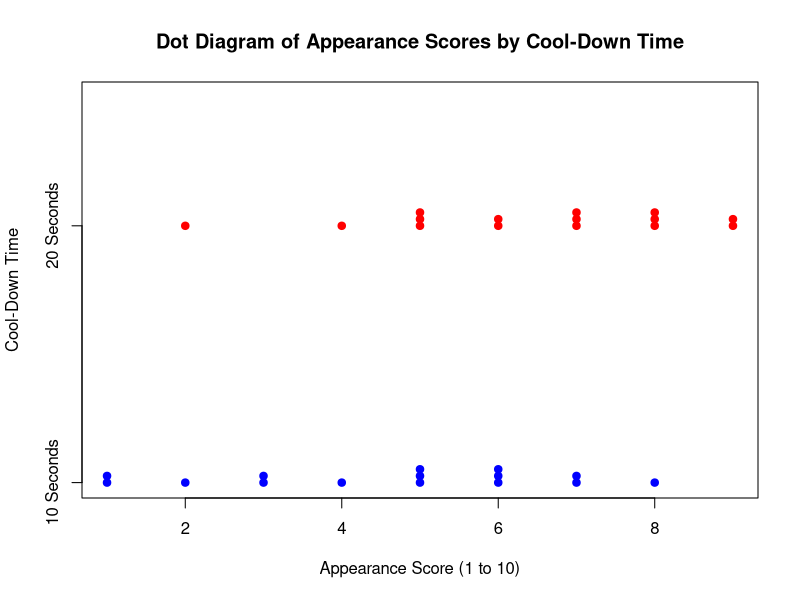
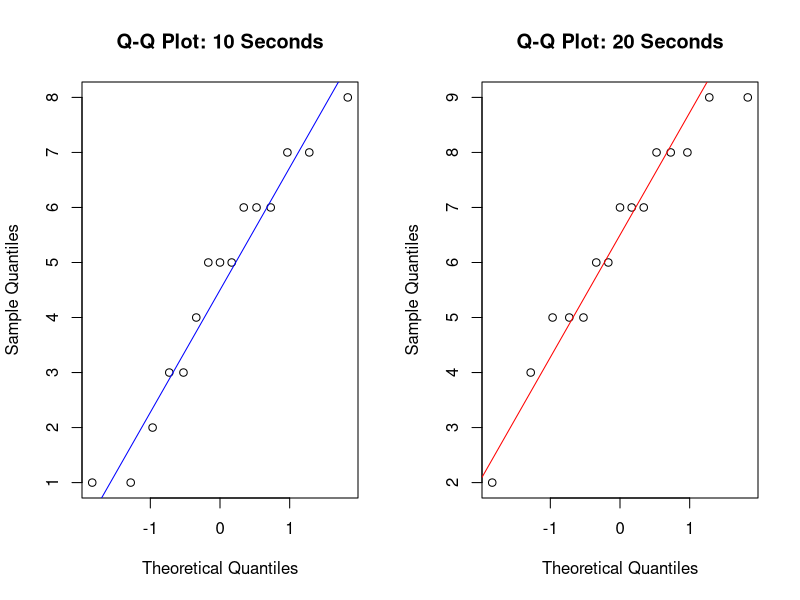
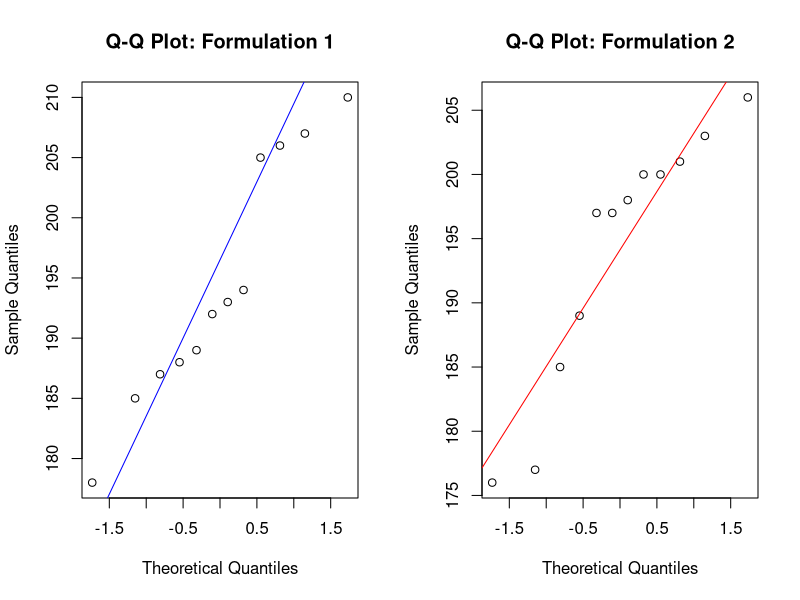

The R script that drew these images, in order: (Note: this script raises an error after producing the figures.)
## ---- chunk 1
knitr::opts_chunk$set(echo = TRUE, message = FALSE, warning = FALSE)
## ---- chunk 2
library(tidyverse)
setwd("~/Downloads/stats/stats101b/hw1")

# Load occupancy data
occupancy <- read_csv("occupancy.csv")
## ---- chunk 3
# Test hypotheses at alpha = 0.05
# Known standard deviations: sigma_1 = 0.015, sigma_2 = 0.018

# 1. Input the data
m1 <- c(16.03, 16.04, 16.05, 16.05, 16.02)
m2 <- c(16.02, 15.97, 15.96, 16.01, 15.99)

# 2. Define the known parameters
sigma1 <- 0.015
sigma2 <- 0.018
n1 <- length(m1)
n2 <- length(m2)

# 3. Calculate sample means
xbar1 <- mean(m1) # 16.038
xbar2 <- mean(m2) # 15.990

# 4. Calculate the standard error and test statistic (Z)
# We use a Z-test because the population standard deviations are known.
se <- sqrt((sigma1^2 / n1) + (sigma2^2 / n2))
z_stat <- (xbar1 - xbar2) / se

print(paste("Z-Statistic:", z_stat))
# Output will be approx: 4.58

## ---- chunk 4
# Calculate the two-tailed P-value based on the z_stat
p_value <- 2 * pnorm(-abs(z_stat))
print(paste("P-value:", p_value))
# Output will be approx: 4.63e-06
## ---- chunk 5
# Calculate 95% CI for difference in means

# 1. Find the critical Z-value for 95% confidence
z_crit <- qnorm(0.975)

# 2. Calculate the margin of error
margin_error <- z_crit * se

# 3. Calculate lower and upper bounds
lower_bound <- (xbar1 - xbar2) - margin_error
upper_bound <- (xbar1 - xbar2) + margin_error

print(paste("95% CI: [", lower_bound, ",", upper_bound, "]"))
# Output will be approx: [ 0.02746 , 0.06854 ]

## ---- chunk 6
# Data entry and exploratory analysis

time_10 <- c(1, 3, 7, 6, 1, 5, 5, 6, 5, 3, 8, 4, 6, 2, 7)
time_20 <- c(7, 6, 8, 9, 5, 5, 9, 7, 2, 8, 4, 5, 6, 8, 7)

# We are testing if the score for 20 seconds is significantly HIGHER than 10 seconds
# (since a higher score corresponds to fewer defects).
# Let mu1 = 20 seconds, mu2 = 10 seconds.
# H0: mu1 = mu2
# Ha: mu1 > mu2 (Alternative is "greater")

t_test_227 <- t.test(time_20, time_10, alternative = "greater", var.equal = FALSE)
print(t_test_227)

## ---- chunk 7
# Calculate 95% CI on difference in means

# We use a two-sided test here to get standard lower and upper bounds for the CI
ci_test_227 <- t.test(time_20, time_10, conf.level = 0.95, var.equal = FALSE)
print(ci_test_227$conf.int)

## ---- chunk 8
# Create dot diagrams for both groups

stripchart(list("10 Seconds" = time_10, "20 Seconds" = time_20),
           method = "stack",
           pch = 19,
           col = c("blue", "red"),
           main = "Dot Diagram of Appearance Scores by Cool-Down Time",
           xlab = "Appearance Score (1 to 10)",
           ylab = "Cool-Down Time")

## ---- chunk 9
# Check normality assumptions with Q-Q plots and Shapiro-Wilk test

# Q-Q Plots
par(mfrow = c(1, 2))
qqnorm(time_10, main = "Q-Q Plot: 10 Seconds")
qqline(time_10, col = "blue")

qqnorm(time_20, main = "Q-Q Plot: 20 Seconds")
qqline(time_20, col = "red")

# Shapiro-Wilk Tests
print(shapiro.test(time_10))
print(shapiro.test(time_20))

## ---- chunk 10
# Create normal probability plots for both formulations

form_1 <- c(206, 193, 192, 188, 207, 210, 205, 185, 194, 187, 189, 178)
form_2 <- c(177, 176, 198, 197, 185, 200, 206, 200, 189, 201, 197, 203)

par(mfrow = c(1, 2))
qqnorm(form_1, main = "Q-Q Plot: Formulation 1")
qqline(form_1, col = "blue")

qqnorm(form_2, main = "Q-Q Plot: Formulation 2")
qqline(form_2, col = "red")

# Optional: variance test to check equal variance assumption
print(var.test(form_1, form_2))

## ---- chunk 11
# Test if mean deflection temperature for formulation 1 exceeds formulation 2

# H0: mu1 = mu2
# Ha: mu1 > mu2

t_test_232 <- t.test(form_1, form_2, alternative = "greater", var.equal = TRUE)
print(t_test_232)

## ---- chunk 12
# Calculate 95% CI for difference in means

ci_test_232 <- t.test(form_1, form_2, conf.level = 0.95, var.equal = TRUE)
print(ci_test_232$conf.int)

## ---- chunk 13
# View first few rows
head(occupancy)

# Summary statistics by occupancy status
occupancy %>%
  group_by(occupancy) %>%
  summarise(
    n = n(),
    mean = mean(CO2),
    sd = sd(CO2),
    var = var(CO2),
    .groups = 'drop'
  )
## ---- chunk 14
# Levene's test for equality of variances
library(car)
levene_test <- leveneTest(CO2 ~ factor(occupancy), data = occupancy)
print(levene_test)
## ---- chunk 15
# Separate data by occupancy status
occupied <- occupancy %>% filter(occupancy == 1) %>% pull(CO2)
not_occupied <- occupancy %>% filter(occupancy == 0) %>% pull(CO2)

# Perform t-test (adjust var.equal based on variance test results)
t_test <- t.test(occupied, not_occupied, var.equal = TRUE)
print(t_test)

# Extract test statistic and p-value
test_stat <- t_test$statistic
p_value <- t_test$p.value

cat("\nTest Statistic:", test_stat, "\n")
cat("P-value:", p_value, "\n")
## ---- chunk 16
alpha <- 0.05
if (p_value < alpha) {
  conclusion <- "We reject the null hypothesis."
} else {
  conclusion <- "We fail to reject the null hypothesis."
}
cat(conclusion, "\n")
## ---- chunk 17
# Q-Q plots by occupancy status
par(mfrow = c(1, 2))
qqnorm(occupied, main = "Q-Q Plot: Occupied Rooms")
qqline(occupied)
qqnorm(not_occupied, main = "Q-Q Plot: Unoccupied Rooms")
qqline(not_occupied)
par(mfrow = c(1, 1))

# Shapiro-Wilk test for normality
shapiro_occupied <- shapiro.test(occupied)
shapiro_not_occupied <- shapiro.test(not_occupied)

cat("Shapiro-Wilk Test - Occupied Rooms:\n")
print(shapiro_occupied)

cat("\nShapiro-Wilk Test - Unoccupied Rooms:\n")
print(shapiro_not_occupied)
